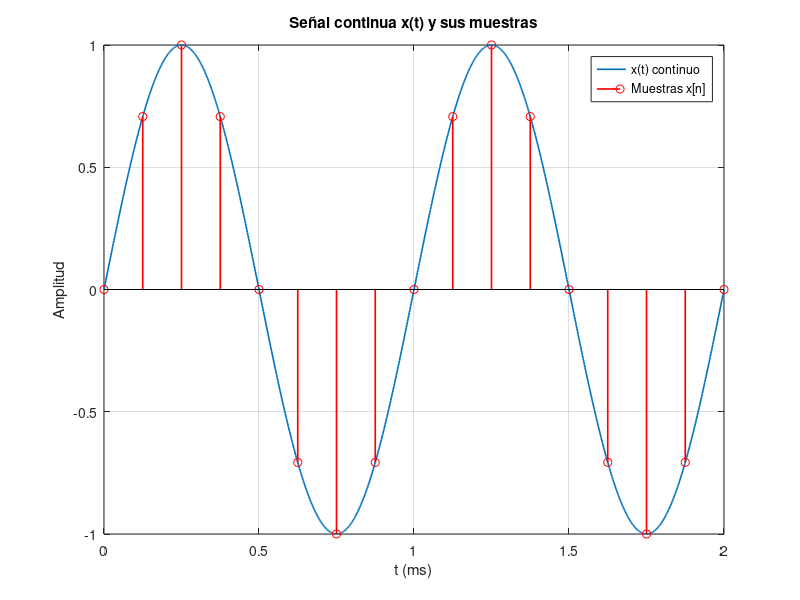

Here is the MATLAB script that generated this plot:
% Ejemplo: Muestrear x(t) = sin(2*pi*1kHz * t),  en [0, 2 ms]
fs = 8000;     % Frecuencia de muestreo (Hz)
T = 1/fs; 
t_cont = linspace(0, 2e-3, 1000); 
x_cont = sin(2*pi*1000*t_cont);

% Muestras
nmax = floor((2e-3)/T);
n = 0:nmax;
t_samp = n*T;
x_samp = sin(2*pi*1000*t_samp);

figure;
plot(t_cont*1e3, x_cont,'LineWidth',1.2); hold on;
stem(t_samp*1e3, x_samp,'r','LineWidth',1.2);
title('Señal continua x(t) y sus muestras');
xlabel('t (ms)'); ylabel('Amplitud');
legend('x(t) continuo','Muestras x[n]');
grid on;
